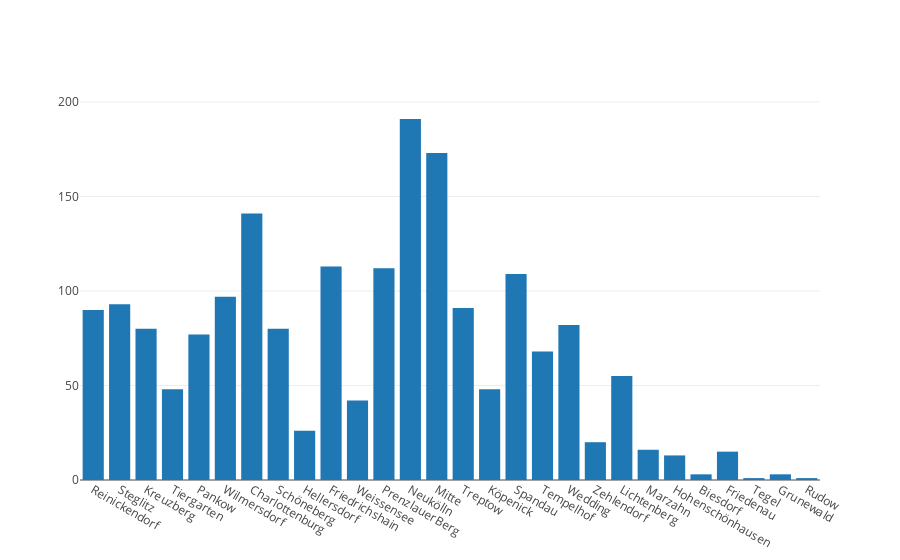

Notebook cell for this chart:
### Code cell
# check the number of datapoints we got for each location
trace = go.Histogram(x=data['location'])
iplot([trace])

### Figure 1 — Plotly figure (JSON) as saved in the notebook; plotly's stock layout.template omitted (floating-point values rounded to 4 significant figures; data arrays with more than 128 entries replaced by an {"elided": "..."} marker saying what was removed)
{"data": [{"type": "histogram", "uid": "b415472c-fabb-47f3-9965-e822361f0701", "x": {"elided": "1888 str values"}}], "layout": {}}
